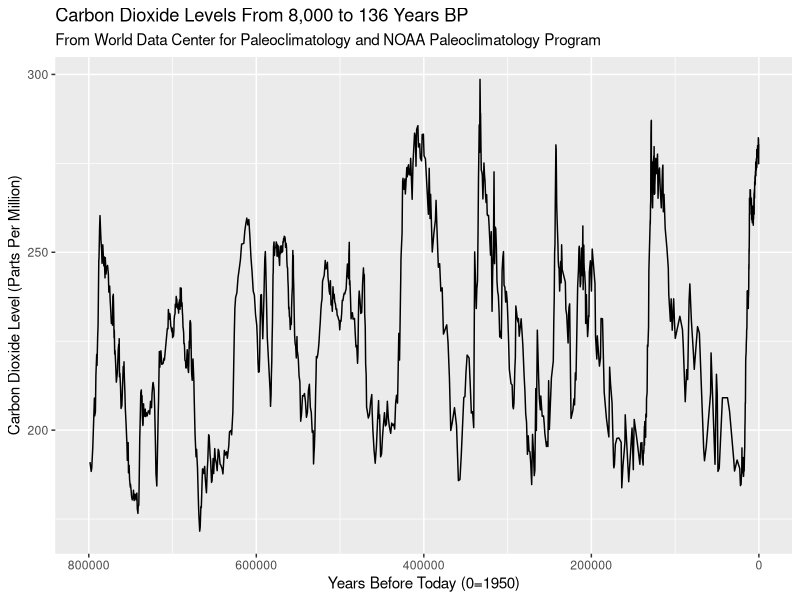
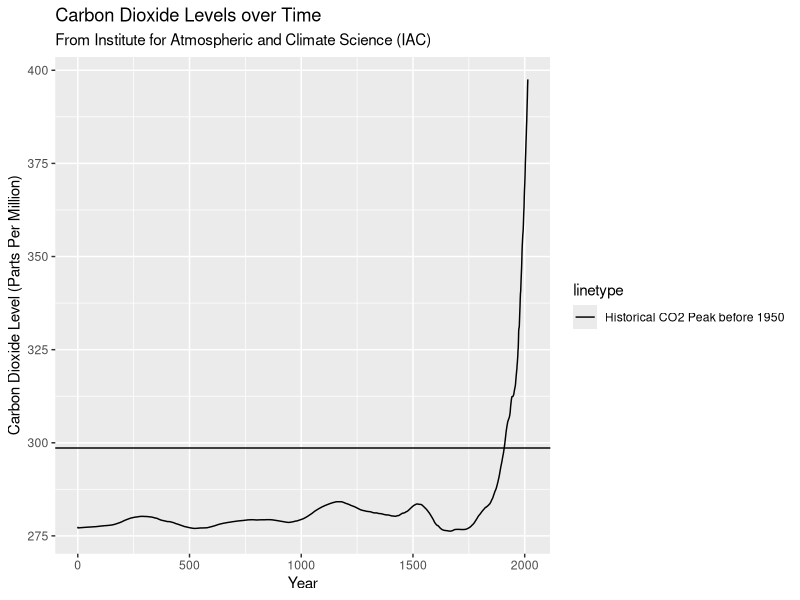

Write the R code that produced these figures, in order.
## ---- chunk 1
# load libraries and data
library(readr)
library(dplyr)
library(ggplot2)

noaa_data <- read_csv("carbon_dioxide_levels.csv")
head(noaa_data)
## ---- chunk 2
options(scipen=10000) #removes scientific notation
#Create NOAA Visualization here:
noaa_viz <- ggplot(
  data=noaa_data, 
  aes(x=Age_yrBP, y=CO2_ppmv)
) + 
  geom_line() +
  labs(
    title="Carbon Dioxide Levels From 8,000 to 136 Years BP",
    subtitle="From World Data Center for Paleoclimatology and NOAA Paleoclimatology Program",
    x="Years Before Today (0=1950)",
    y="Carbon Dioxide Level (Parts Per Million)"
  )
noaa_viz + scale_x_reverse(lim=c(800000,0))
## ---- chunk 3
#Create IAC Visualization
iac_data <- read_csv("yearly_co2.csv")

head(iac_data)

millennia_max <- max(noaa_data$CO2_ppmv)
millennia_max

iac_viz <- ggplot(
  data=iac_data,
  aes(x=year, y=data_mean_global)
) +
  geom_line() +
  labs(
    title="Carbon Dioxide Levels over Time",
    subtitle="From Institute for Atmospheric and Climate Science (IAC)",
    x="Year",
    y="Carbon Dioxide Level (Parts Per Million)"
  ) + 
  geom_hline(
    aes(
      yintercept=millennia_max,
      linetype="Historical CO2 Peak before 1950"
    )
  )
iac_viz
